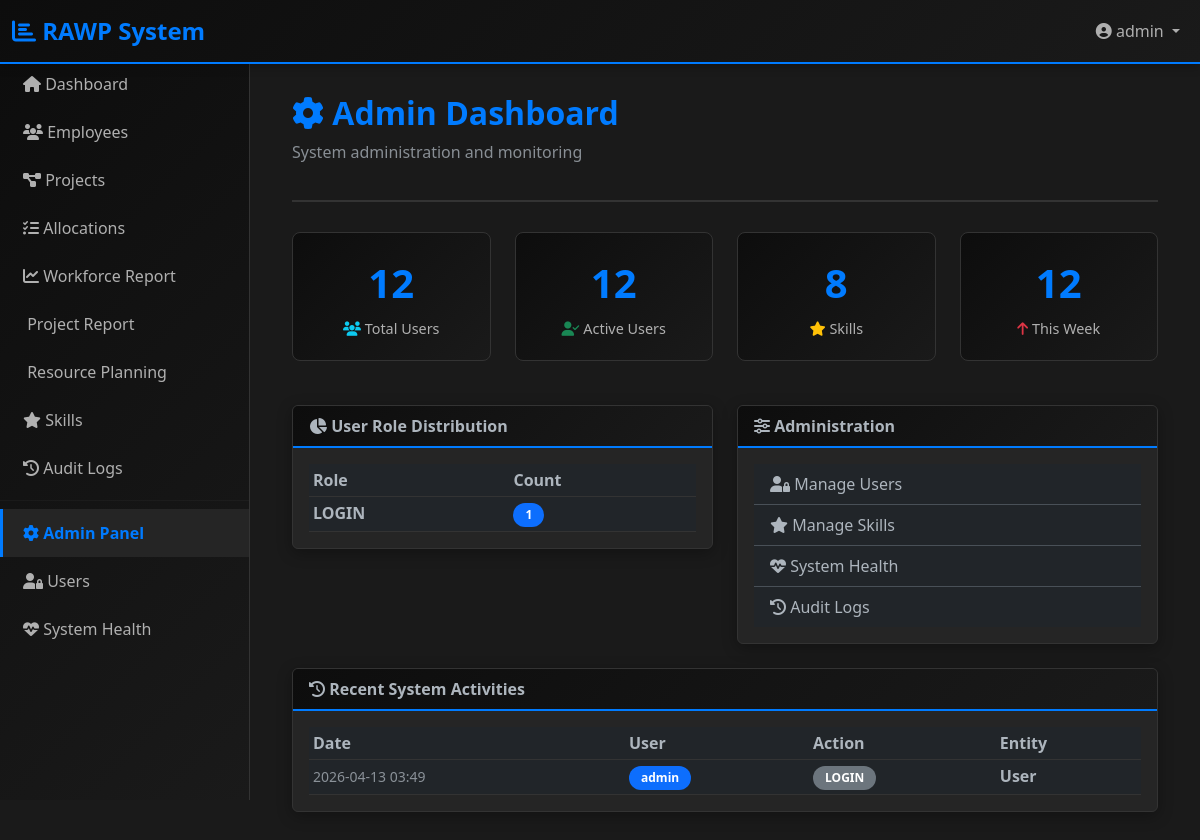
Page /admin/ (signed in) on the committed database.
### app/models.py (models this page shows, shortened)
class User(UserMixin, db.Model):
    __tablename__ = 'users'
    id = db.Column(db.Integer, primary_key=True)
    username = db.Column(db.String(80), unique=True, nullable=False)
    email = db.Column(db.String(120), unique=True, nullable=False)
    password_hash = db.Column(db.String(255), nullable=False)
    role = db.Column(db.Enum(Role), nullable=False, default=Role.EMPLOYEE)
    is_active = db.Column(db.Boolean, default=True)
    created_at = db.Column(db.DateTime, default=datetime.utcnow)
    updated_at = db.Column(db.DateTime, default=datetime.utcnow, onupdate=datetime.utcnow)
    employee = db.relationship('Employee', backref='user', uselist=False, cascade='all, delete-orphan')
    audit_logs = db.relationship('AuditLog', backref='user', lazy=True, cascade='all, delete-orphan')

class AuditLog(db.Model):
    __tablename__ = 'audit_logs'
    id = db.Column(db.Integer, primary_key=True)
    user_id = db.Column(db.Integer, db.ForeignKey('users.id'), nullable=False)
    action = db.Column(db.String(100), nullable=False)  # CREATE, UPDATE, DELETE, LOGIN, LOGOUT
    entity_type = db.Column(db.String(50), nullable=False)  # User, Employee, Project, ResourceAllocation
    entity_id = db.Column(db.Integer)
    changes = db.Column(db.Text)  # JSON string of changes
    ip_address = db.Column(db.String(45))
    created_at = db.Column(db.DateTime, default=datetime.utcnow)

### app/routes/admin.py (the view)
@admin_bp.route('/')
@login_required
@require_role('Admin', 'Top Management')
def admin_dashboard():
    total_users = User.query.count()
    total_skills = Skill.query.count()
    active_users = User.query.filter_by(is_active=True).count()
    recent_logs = AuditLog.query.order_by(AuditLog.created_at.desc()).limit(20).all()
    seven_days_ago = datetime.utcnow() - timedelta(days=7)
    new_users_week = User.query.filter(User.created_at >= seven_days_ago).count()
    audit_counts = db.session.query(
        AuditLog.action,
        db.func.count(AuditLog.id).label('count')
    ).group_by(AuditLog.action).all()
    context = {
        'title': 'Admin Dashboard',
        'total_users': total_users,
        'total_skills': total_skills,
        'active_users': active_users,
        'new_users_week': new_users_week,
        'recent_logs': recent_logs,
        'audit_counts': audit_counts
    }
    return render_template('admin/dashboard.html', **context)

### app/utils.py (called while the page is built)
def require_role(*roles):
    def decorator(f):
        @wraps(f)
        def decorated_function(*args, **kwargs):
            from flask_login import current_user
            from flask import redirect, url_for, flash
            if not current_user.is_authenticated:
                flash('Please log in first.', 'danger')
                return redirect(url_for('auth.login'))
            from app.models import Role
            role_values = [r.value if isinstance(r, Role) else r for r in roles]
            if current_user.role.value not in role_values and current_user.role != Role.ADMIN:
                flash('You do not have permission to access this page.', 'danger')
                return redirect(url_for('main.dashboard'))
            return f(*args, **kwargs)
        return decorated_function
    return decorator

### app/templates/admin/dashboard.html (shortened to what this page needs)
{% extends "base.html" %}
{% block content %}
<div class="container-fluid">
    <div class="page-header">
        <h1 class="page-title"><i class="fas fa-cog"></i> Admin Dashboard</h1>
        <p class="text-muted">System administration and monitoring</p>
    </div>
    <div class="row mb-4">
        <div class="col-md-3 col-sm-6">
            <div class="stat-card">
                <div class="stat-value">{{ total_users }}</div>
                <div class="stat-label">
                    <i class="fas fa-users text-info"></i> Total Users
                </div>
            </div>
        </div>
        <div class="col-md-3 col-sm-6">
            <div class="stat-card">
                <div class="stat-value">{{ active_users }}</div>
                <div class="stat-label">
                    <i class="fas fa-user-check text-success"></i> Active Users
                </div>
            </div>
        </div>
        <div class="col-md-3 col-sm-6">
            <div class="stat-card">
                <div class="stat-value">{{ total_skills }}</div>
                <div class="stat-label">
                    <i class="fas fa-star text-warning"></i> Skills
                </div>
            </div>
        </div>
        <div class="col-md-3 col-sm-6">
            <div class="stat-card">
                <div class="stat-value">{{ new_users_week }}</div>
                <div class="stat-label">
                    <i class="fas fa-arrow-up text-danger"></i> This Week
                </div>
            </div>
        </div>
    </div>
    <div class="row mb-4">
        <div class="col-lg-6">
            <div class="card">
                <div class="card-header">
                    <i class="fas fa-chart-pie"></i> User Role Distribution
                </div>
                <div class="card-body">
                    <table class="table table-sm mb-0">
                        <thead>
                            <tr>
                                <th>Role</th>
                                <th>Count</th>
                            </tr>
                        </thead>
                        <tbody>
                            {% for role, count in audit_counts %}
                            <tr>
                                <td><strong>{{ role }}</strong></td>
                                <td><span class="badge bg-primary">{{ count }}</span></td>
                            </tr>
                            {% else %}
                            <tr>
                                <td colspan="2" class="text-muted text-center">No data</td>
                            </tr>
                            {% endfor %}
                        </tbody>
                    </table>
                </div>
            </div>
        </div>
        <div class="col-lg-6">
            <div class="card">
                <div class="card-header">
                    <i class="fas fa-sliders-h"></i> Administration
                </div>
                <div class="card-body">
                    <div class="list-group list-group-flush">
                        <a href="{{ url_for('admin.list_users') }}" class="list-group-item list-group-item-action">
                            <i class="fas fa-user-lock"></i> Manage Users
                        </a>
                        <a href="{{ url_for('admin.list_skills') }}" class="list-group-item list-group-item-action">
                            <i class="fas fa-star"></i> Manage Skills
                        </a>
                        <a href="{{ url_for('admin.system_health') }}" class="list-group-item list-group-item-action">
                            <i class="fas fa-heartbeat"></i> System Health
                        </a>
                        <a href="{{ url_for('main.audit_logs') }}" class="list-group-item list-group-item-action">
                            <i class="fas fa-history"></i> Audit Logs
                        </a>
                    </div>
                </div>
            </div>
        </div>
    </div>
    <div class="card">
        <div class="card-header">
            <i class="fas fa-history"></i> Recent System Activities
        </div>
        <div class="card-body">
            {% if recent_logs %}
            <div class="table-responsive">
                <table class="table table-hover table-sm mb-0">
                    <thead>
                        <tr>
                            <th>Date</th>
                            <th>User</th>
                            <th>Action</th>
                            <th>Entity</th>
                        </tr>
                    </thead>
                    <tbody>
                        {% for log in recent_logs[:15] %}
                        <tr>
                            <td><small class="text-muted">{{ log.created_at.strftime('%Y-%m-%d %H:%M') }}</small></td>
                            <td><span class="badge bg-primary">{{ log.user.username }}</span></td>
                            <td>
                                {% if log.action == 'CREATE' %}
                                    <span class="badge bg-success">Create</span>
                                {% elif log.action == 'UPDATE' %}
                                    <span class="badge bg-info">Update</span>
                                {% elif log.action == 'DELETE' %}
                                    <span class="badge bg-danger">Delete</span>
                                {% else %}
                                    <span class="badge bg-secondary">{{ log.action }}</span>
                                {% endif %}
                            </td>
                            <td><strong>{{ log.entity_type }}</strong></td>
                        </tr>
                        {% endfor %}
                    </tbody>
                </table>
            </div>
            {% else %}
            <p class="text-muted text-center py-4">No recent activities</p>
            {% endif %}
        </div>
    </div>
</div>
{% endblock %}

### app/templates/base.html (shortened to what this page needs)
<!DOCTYPE html>
<html lang="en">
<head>
    <link href="https://cdn.jsdelivr.net/npm/bootstrap@5.3.0/dist/css/bootstrap.min.css" rel="stylesheet">
    <link href="https://cdnjs.cloudflare.com/ajax/libs/font-awesome/6.4.0/css/all.min.css" rel="stylesheet">
</head>
<body data-bs-theme="dark">
    <nav class="navbar navbar-expand-lg sticky-top">
        <div class="container-fluid">
            <a class="navbar-brand" href="{{ url_for('main.dashboard') }}">
                <i class="fas fa-chart-bar"></i> RAWP System
            </a>
            <div class="collapse navbar-collapse" id="navbarNav">
                <ul class="navbar-nav ms-auto">
                    {% if current_user.is_authenticated %}
                    <li class="nav-item dropdown">
                        <a class="nav-link dropdown-toggle" href="#" id="userMenu" role="button" data-bs-toggle="dropdown">
                            <i class="fas fa-user-circle"></i> {{ current_user.username }}
                        </a>
                    </li>
                    {% else %}
                    <li class="nav-item">
                        <a class="nav-link" href="{{ url_for('auth.login') }}">Login</a>
                    </li>
                    {% endif %}
                </ul>
            </div>
        </div>
    </nav>
    {% if current_user.is_authenticated %}
    <div class="sidebar">
        <nav class="nav flex-column">
            <a class="nav-link" href="{{ url_for('main.dashboard') }}">
                <i class="fas fa-home"></i> Dashboard
            </a>
            {% if current_user.role.value in ['Admin', 'HR Manager', 'Project Manager', 'Top Management'] %}
            <a class="nav-link" href="{{ url_for('employees.list_employees') }}">
                <i class="fas fa-users"></i> Employees
            </a>
            {% endif %}
            {% if current_user.role.value in ['Admin', 'Project Manager', 'Top Management', 'HR Manager'] %}
            <a class="nav-link" href="{{ url_for('projects.list_projects') }}">
                <i class="fas fa-project-diagram"></i> Projects
            </a>
            {% endif %}
            {% if current_user.role.value in ['Admin', 'Project Manager', 'HR Manager', 'Top Management'] %}
            <a class="nav-link" href="{{ url_for('allocations.list_allocations') }}">
                <i class="fas fa-tasks"></i> Allocations
            </a>
            {% endif %}
            {% if current_user.role.value in ['Admin', 'Top Management', 'HR Manager', 'Project Manager'] %}
            <a class="nav-link" href="{{ url_for('main.workforce_report') }}">
                <i class="fas fa-chart-line"></i> Workforce Report
            </a>
            {% endif %}
            {% if current_user.role.value in ['Admin', 'Top Management', 'HR Manager', 'Project Manager'] %}
            <a class="nav-link" href="{{ url_for('main.project_report') }}">
                 Project Report
            </a>
            {% endif %}
            {% if current_user.role.value in ['Admin', 'Top Management', 'HR Manager', 'Project Manager'] %}
            <a class="nav-link" href="{{ url_for('main.resource_planning') }}">
                 Resource Planning
            </a>
            {% endif %}
            {% if current_user.role.value in ['Admin', 'HR Manager'] %}
            <a class="nav-link" href="{{ url_for('admin.list_skills') }}">
                <i class="fas fa-star"></i> Skills
            </a>
            {% endif %}
            {% if current_user.role.value in ['Admin', 'Top Management'] %}
            <a class="nav-link" href="{{ url_for('main.audit_logs') }}">
                <i class="fas fa-history"></i> Audit Logs
            </a>
            {% endif %}
            {% if current_user.role.value == 'Admin' %}
            <hr class="my-2" style="border-color: #333;">
            <a class="nav-link" href="{{ url_for('admin.admin_dashboard') }}">
                <i class="fas fa-cog"></i> Admin Panel
            </a>
            <a class="nav-link" href="{{ url_for('admin.list_users') }}">
                <i class="fas fa-user-lock"></i> Users
            </a>
            <a class="nav-link" href="{{ url_for('admin.system_health') }}">
                <i class="fas fa-heartbeat"></i> System Health
            </a>
            {% endif %}
        </nav>
    </div>
    {% endif %}
    <div class="main-content">
        {% block content %}{% endblock %}
    </div>
</body>
</html>

### app/templates/base.html (style rules this page uses)
:root { --bs-body-bg: #1a1a1a; --bs-body-color: #e0e0e0; --bs-dark: #0d0d0d; --bs-light: #f8f9fa; --bs-primary: #007bff; --bs-success: #28a745; --bs-danger: #dc3545; --bs-warning: #ffc107; --bs-info: #17a2b8; }
* { margin: 0; padding: 0; box-sizing: border-box; }
body { background-color: #1a1a1a; color: #e0e0e0; font-family: 'Segoe UI', Tahoma, Geneva, Verdana, sans-serif; }
.navbar { background: linear-gradient(135deg, #0d0d0d 0%, #1a1a1a 100%); border-bottom: 2px solid #007bff; box-shadow: 0 2px 10px rgba(0,0,0,0.3); }
.navbar-brand { font-weight: 700; color: #007bff !important; font-size: 1.5rem; }
.sidebar { background: linear-gradient(135deg, #0d0d0d 0%, #1a1a1a 100%); min-height: calc(100vh - 60px); border-right: 1px solid #333; position: fixed; width: 250px; left: 0; top: 60px; overflow-y: auto; z-index: 999; }
.sidebar .nav-link { color: #b0b0b0; padding: 12px 20px; border-left: 3px solid transparent; transition: all 0.3s ease; }
.sidebar .nav-link.active { color: #007bff; background-color: #252525; border-left-color: #007bff; font-weight: 600; }
.main-content { margin-left: 250px; padding: 30px; min-height: calc(100vh - 60px); }
.card { background-color: #252525; border: 1px solid #333; box-shadow: 0 4px 15px rgba(0,0,0,0.3); transition: transform 0.3s ease, box-shadow 0.3s ease; }
.card-header { background: linear-gradient(135deg, #0d0d0d 0%, #1a1a1a 100%); border-bottom: 2px solid #007bff; font-weight: 600; }
.table { color: #e0e0e0; border-color: #333; }
.table thead { background-color: #0d0d0d; border-color: #333; }
.table tbody tr { transition: background-color 0.2s ease; }
.badge { padding: 6px 12px; font-weight: 600; border-radius: 20px; }
.page-header { margin-bottom: 30px; padding-bottom: 20px; border-bottom: 2px solid #333; }
.page-title { color: #007bff; font-weight: 700; font-size: 2rem; }
.stat-card { padding: 20px; text-align: center; background: linear-gradient(135deg, #0d0d0d 0%, #1a1a1a 100%); border: 1px solid #333; border-radius: 8px; margin-bottom: 20px; }
.stat-value { font-size: 2.5rem; font-weight: 700; color: #007bff; }
.stat-label { color: #b0b0b0; font-size: 0.9rem; margin-top: 5px; }

### rows in the picture
User: username "admin"
AuditLog: action "LOGIN", count "1", created_at "2026-04-13 03:49", user.username "admin", entity_type "User"

### other values in the picture
{{ total_users }} "12"
{{ active_users }} "12"
{{ total_skills }} "8"
{{ new_users_week }} "12"
